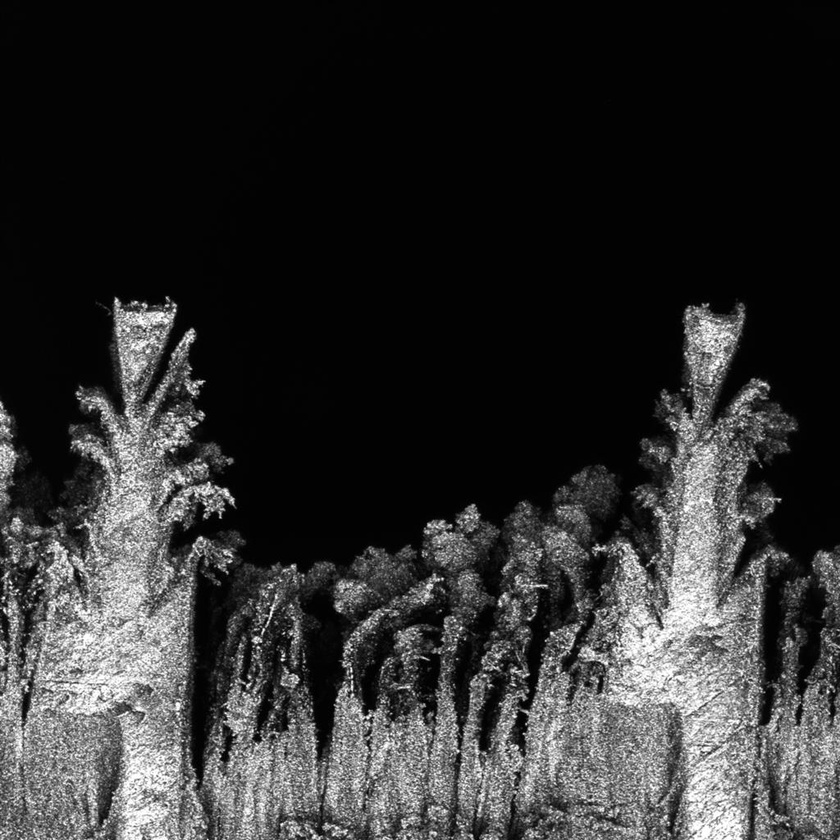
#> input picture fitting_taper/taper_sanple.jpeg, 840 x 840 px, shrunk from 1024 x 1024 before the run, found by its file name
$ python fitting_edge.py
#> lines starting #> are read from the running program, lines starting #| are printed output that depends on the picture; after the words box and inside, x2 and y2 are one past the last pixel; in counts of white or black regions, pixels touching at a corner belong together
import cv2
import numpy as np
import csv

# 画像を読み込む
image_path = r'C:\Users\YamaLab-38\PycharmProjects\ocr_table\fitting_taper\taper_sanple.jpeg'
image = cv2.imread(image_path)
#> image is the input picture: shape (840, 840, 3); min 0, max 255, mean 47.7
if image is None:
    print("Error: Image not found or unable to open.")
    exit()
# オリジナル画像のコピーを作成
original_image = image.copy()

# グレースケール変換と二値化
gray = cv2.cvtColor(image, cv2.COLOR_BGR2GRAY)
_, thresh = cv2.threshold(gray, 127, 255, cv2.THRESH_BINARY)
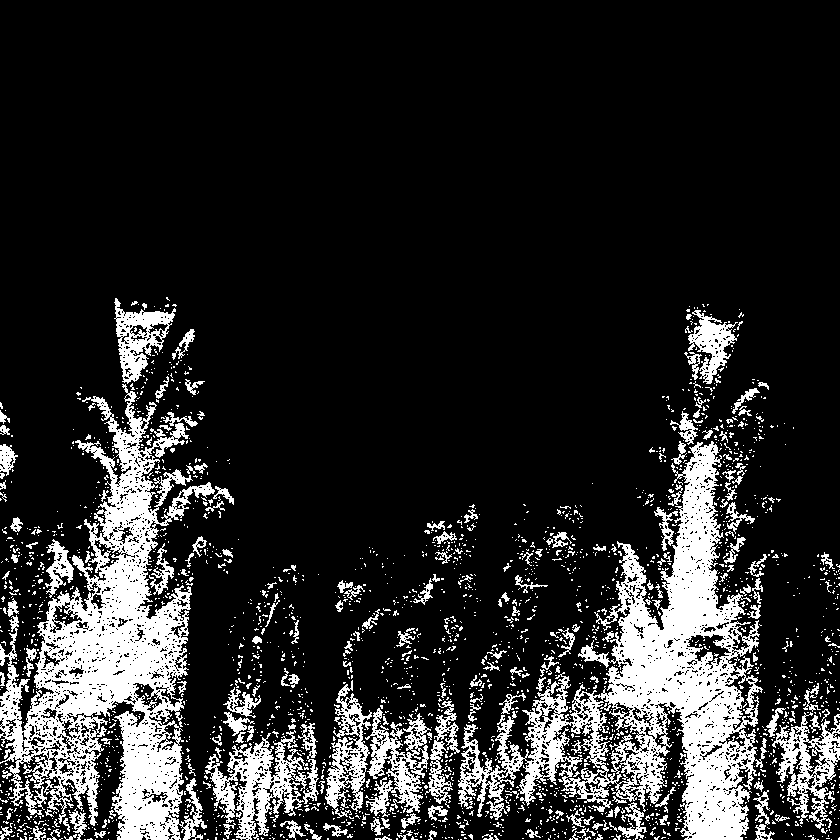
#> thresh: shape (840, 840); 16.4% white; 2489 white regions (2273 under 20 px)

# 輪郭を検出
contours, _ = cv2.findContours(thresh, cv2.RETR_EXTERNAL, cv2.CHAIN_APPROX_SIMPLE)
#> contours = 2386 contours, 2257 with area under 20; largest, box (x1, y1, x2, y2) and area: (458, 441, 767, 840) 42942, (0, 384, 215, 840) 40164, (205, 723, 319, 840) 5356, (772, 712, 840, 829) 3422, (365, 708, 431, 817) 3161

# マウス操作の初期化
drawing = False
ix, iy = -1, -1

# CSVファイルと画像の保存先を指定
csv_file = r'C:\Users\YamaLab-38\PycharmProjects\ocr_table\fitting_taper\contours.csv'
image_save_path = r'C:\Users\YamaLab-38\PycharmProjects\ocr_table\fitting_taper\result_image.jpeg'


def draw_rectangle(event, x, y, flags, param):
    global ix, iy, drawing, image, contours

    if event == cv2.EVENT_LBUTTONDOWN:
        drawing = True
        ix, iy = x, y

    elif event == cv2.EVENT_MOUSEMOVE:
        if drawing == True:
            image = original_image.copy()
            cv2.rectangle(image, (ix, iy), (x, y), (255, 0, 0), 2)
            for contour in contours:
                cv2.drawContours(image, [contour], -1, (0, 255, 0), 2)

    elif event == cv2.EVENT_LBUTTONUP:
        drawing = False
        cv2.rectangle(image, (ix, iy), (x, y), (255, 0, 0), 2)

        # 選択された領域内の輪郭を削除
        rect = (ix, iy, x, y)
        new_contours = []
        for contour in contours:
            inside = True
            for point in contour:
                px, py = point[0]
                if not (min(ix, x) <= px <= max(ix, x) and min(iy, y) <= py <= max(iy, y)):
                    inside = False
                    break
            if not inside:
                new_contours.append(contour)

        # 新しい輪郭リストに更新
        contours = new_contours
        image = original_image.copy()
        for contour in contours:
            cv2.drawContours(image, [contour], -1, (0, 255, 0), 2)


# マウスイベントを設定
cv2.namedWindow('Contours')
cv2.setMouseCallback('Contours', draw_rectangle)

while True:
    cv2.imshow('Contours', image)
    key = cv2.waitKey(1) & 0xFF
#> (key q is pressed here)
    if key == ord('q'):  # 'q'を押すと終了
        break

# 最終的に残った輪郭をCSVに保存
with open(csv_file, mode='w', newline='') as file:
    writer = csv.writer(file)
    for contour_index, contour in enumerate(contours):
        writer.writerow([f"Contour {contour_index + 1}"])
        for point in contour:
            writer.writerow(point[0])
        writer.writerow([])  # 空行で区切る
#> this loop made 2386 passes
#> contour on passes 1 to 3: [[831, 839]], [[817, 839], [818, 839]], [[639, 839], [640, 839]]

# 最終画像を保存
cv2.imwrite(image_save_path, image)
print(f"Resulting image saved to {image_save_path}")
print(f"Contours saved to {csv_file}")

cv2.destroyAllWindows()
